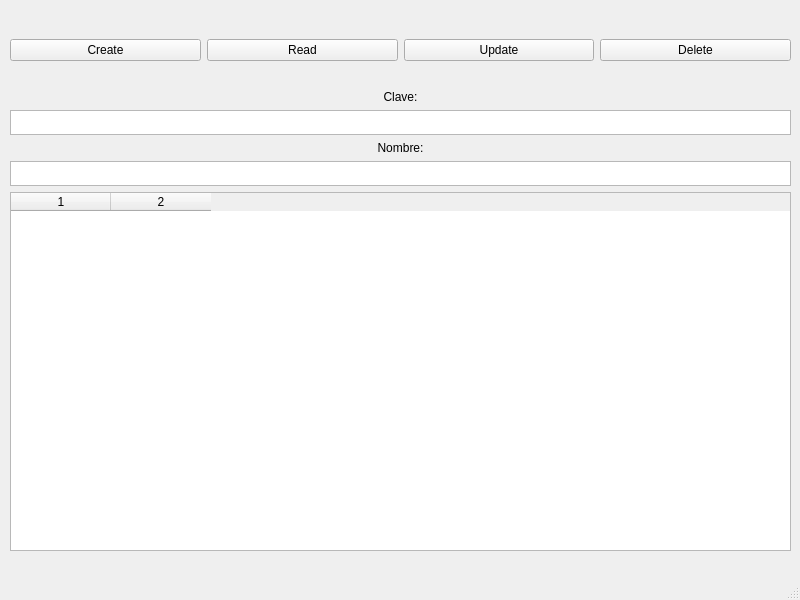
<?xml version="1.0" encoding="UTF-8"?>
<ui version="4.0">
 <class>MainWindow</class>
 <widget class="QMainWindow" name="MainWindow">
  <property name="geometry">
   <rect>
    <x>0</x>
    <y>0</y>
    <width>800</width>
    <height>600</height>
   </rect>
  </property>
  <property name="windowTitle">
   <string>MainWindow</string>
  </property>
  <widget class="QWidget" name="centralwidget">
   <widget class="QWidget" name="horizontalLayoutWidget">
    <property name="geometry">
     <rect>
      <x>10</x>
      <y>10</y>
      <width>781</width>
      <height>80</height>
     </rect>
    </property>
    <layout class="QHBoxLayout" name="horizontalLayout">
     <item>
      <widget class="QPushButton" name="btn_create">
       <property name="text">
        <string>Create</string>
       </property>
      </widget>
     </item>
     <item>
      <widget class="QPushButton" name="btn_read">
       <property name="text">
        <string>Read</string>
       </property>
      </widget>
     </item>
     <item>
      <widget class="QPushButton" name="btn_update">
       <property name="text">
        <string>Update</string>
       </property>
      </widget>
     </item>
     <item>
      <widget class="QPushButton" name="btn_delete">
       <property name="text">
        <string>Delete</string>
       </property>
      </widget>
     </item>
    </layout>
   </widget>
   <widget class="QWidget" name="verticalLayoutWidget">
    <property name="geometry">
     <rect>
      <x>10</x>
      <y>90</y>
      <width>781</width>
      <height>481</height>
     </rect>
    </property>
    <layout class="QVBoxLayout" name="verticalLayout">
     <item>
      <widget class="QLabel" name="lbl_clave">
       <property name="text">
        <string>Clave:</string>
       </property>
       <property name="alignment">
        <set>Qt::AlignCenter</set>
       </property>
      </widget>
     </item>
     <item>
      <widget class="QTextEdit" name="txt_clave">
       <property name="maximumSize">
        <size>
         <width>16777215</width>
         <height>25</height>
        </size>
       </property>
       <property name="acceptRichText">
        <bool>false</bool>
       </property>
      </widget>
     </item>
     <item>
      <widget class="QLabel" name="lbl_nombre">
       <property name="text">
        <string>Nombre:</string>
       </property>
       <property name="alignment">
        <set>Qt::AlignCenter</set>
       </property>
      </widget>
     </item>
     <item>
      <widget class="QTextEdit" name="txt_nombre">
       <property name="maximumSize">
        <size>
         <width>16777215</width>
         <height>25</height>
        </size>
       </property>
       <property name="acceptRichText">
        <bool>false</bool>
       </property>
      </widget>
     </item>
     <item>
      <widget class="QTableWidget" name="tbl_datos">
       <property name="rowCount">
        <number>0</number>
       </property>
       <property name="columnCount">
        <number>2</number>
       </property>
       <column/>
       <column/>
      </widget>
     </item>
     <item>
      <widget class="QLabel" name="lbl_message">
       <property name="text">
        <string/>
       </property>
      </widget>
     </item>
    </layout>
   </widget>
  </widget>
  <widget class="QStatusBar" name="statusbar"/>
 </widget>
 <resources/>
 <connections/>
</ui>
